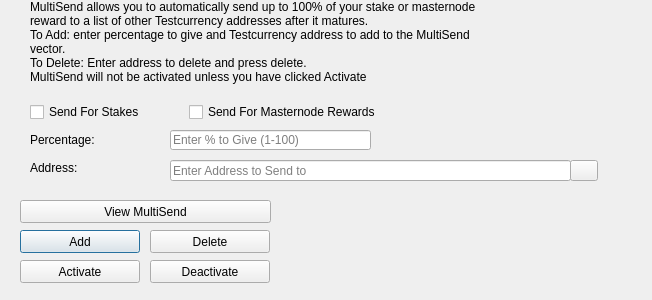
<?xml version="1.0" encoding="UTF-8"?>
<ui version="4.0">
 <class>MultiSendDialog</class>
 <widget class="QDialog" name="MultiSendDialog">
  <property name="windowModality">
   <enum>Qt::NonModal</enum>
  </property>
  <property name="geometry">
   <rect>
    <x>0</x>
    <y>0</y>
    <width>652</width>
    <height>300</height>
   </rect>
  </property>
  <property name="windowTitle">
   <string>MultiSend</string>
  </property>
  <widget class="QLineEdit" name="multiSendPercentEdit">
   <property name="geometry">
    <rect>
     <x>170</x>
     <y>130</y>
     <width>201</width>
     <height>20</height>
    </rect>
   </property>
   <property name="toolTip">
    <string>Enter whole numbers 1 - 100</string>
   </property>
   <property name="placeholderText">
    <string>Enter % to Give (1-100)</string>
   </property>
  </widget>
  <widget class="QLineEdit" name="multiSendAddressEdit">
   <property name="geometry">
    <rect>
     <x>170</x>
     <y>160</y>
     <width>401</width>
     <height>21</height>
    </rect>
   </property>
   <property name="toolTip">
    <string/>
   </property>
   <property name="placeholderText">
    <string>Enter Address to Send to</string>
   </property>
  </widget>
  <widget class="QLabel" name="label_2">
   <property name="geometry">
    <rect>
     <x>30</x>
     <y>0</y>
     <width>451</width>
     <height>121</height>
    </rect>
   </property>
   <property name="lineWidth">
    <number>1</number>
   </property>
   <property name="text">
    <string>MultiSend allows you to automatically send up to 100% of your stake or masternode reward to a list of other Testcurrency addresses after it matures.
To Add: enter percentage to give and Testcurrency address to add to the MultiSend vector.
To Delete: Enter address to delete and press delete.
MultiSend will not be activated unless you have clicked Activate</string>
   </property>
   <property name="alignment">
    <set>Qt::AlignLeading|Qt::AlignLeft|Qt::AlignTop</set>
   </property>
   <property name="wordWrap">
    <bool>true</bool>
   </property>
  </widget>
  <widget class="QLabel" name="message">
   <property name="geometry">
    <rect>
     <x>290</x>
     <y>200</y>
     <width>351</width>
     <height>91</height>
    </rect>
   </property>
   <property name="text">
    <string/>
   </property>
  </widget>
  <widget class="QPushButton" name="addButton">
   <property name="geometry">
    <rect>
     <x>20</x>
     <y>230</y>
     <width>120</width>
     <height>23</height>
    </rect>
   </property>
   <property name="toolTip">
    <string/>
   </property>
   <property name="statusTip">
    <string>Add to MultiSend Vector</string>
   </property>
   <property name="text">
    <string>Add</string>
   </property>
  </widget>
  <widget class="QPushButton" name="disableButton">
   <property name="geometry">
    <rect>
     <x>150</x>
     <y>260</y>
     <width>120</width>
     <height>23</height>
    </rect>
   </property>
   <property name="statusTip">
    <string>Deactivate MultiSend</string>
   </property>
   <property name="text">
    <string>Deactivate</string>
   </property>
  </widget>
  <widget class="QPushButton" name="addressBookButton">
   <property name="geometry">
    <rect>
     <x>570</x>
     <y>160</y>
     <width>28</width>
     <height>21</height>
    </rect>
   </property>
   <property name="toolTip">
    <string>Choose an address from the address book</string>
   </property>
   <property name="text">
    <string/>
   </property>
   <property name="icon">
    <iconset resource="../testcurrency.qrc">
     <normaloff>:/icons/address-book</normaloff>:/icons/address-book</iconset>
   </property>
   <property name="shortcut">
    <string>Alt+A</string>
   </property>
   <property name="autoDefault">
    <bool>false</bool>
   </property>
  </widget>
  <widget class="QLabel" name="label">
   <property name="geometry">
    <rect>
     <x>30</x>
     <y>130</y>
     <width>121</width>
     <height>20</height>
    </rect>
   </property>
   <property name="toolTip">
    <string>Percentage of stake to send</string>
   </property>
   <property name="text">
    <string>Percentage:</string>
   </property>
  </widget>
  <widget class="QLabel" name="label_5">
   <property name="geometry">
    <rect>
     <x>30</x>
     <y>160</y>
     <width>111</width>
     <height>16</height>
    </rect>
   </property>
   <property name="toolTip">
    <string>Address to send portion of stake to</string>
   </property>
   <property name="text">
    <string>Address:</string>
   </property>
  </widget>
  <widget class="QPushButton" name="deleteButton">
   <property name="geometry">
    <rect>
     <x>150</x>
     <y>230</y>
     <width>120</width>
     <height>23</height>
    </rect>
   </property>
   <property name="toolTip">
    <string/>
   </property>
   <property name="statusTip">
    <string>Delete Address From MultiSend Vector</string>
   </property>
   <property name="text">
    <string>Delete</string>
   </property>
  </widget>
  <widget class="QPushButton" name="activateButton">
   <property name="geometry">
    <rect>
     <x>20</x>
     <y>260</y>
     <width>120</width>
     <height>23</height>
    </rect>
   </property>
   <property name="statusTip">
    <string>Activate MultiSend</string>
   </property>
   <property name="text">
    <string>Activate</string>
   </property>
  </widget>
  <widget class="QPushButton" name="viewButton">
   <property name="geometry">
    <rect>
     <x>20</x>
     <y>200</y>
     <width>251</width>
     <height>23</height>
    </rect>
   </property>
   <property name="toolTip">
    <string/>
   </property>
   <property name="statusTip">
    <string>View MultiSend Vector</string>
   </property>
   <property name="text">
    <string>View MultiSend</string>
   </property>
  </widget>
  <widget class="QWidget" name="horizontalLayoutWidget">
   <property name="geometry">
    <rect>
     <x>30</x>
     <y>100</y>
     <width>351</width>
     <height>24</height>
    </rect>
   </property>
   <layout class="QHBoxLayout" name="horizontalLayout">
    <item>
     <widget class="QCheckBox" name="multiSendStakeCheckBox">
      <property name="text">
       <string>Send For Stakes</string>
      </property>
     </widget>
    </item>
    <item>
     <widget class="QCheckBox" name="multiSendMasternodeCheckBox">
      <property name="text">
       <string>Send For Masternode Rewards</string>
      </property>
     </widget>
    </item>
   </layout>
  </widget>
 </widget>
 <resources>
  <include location="../testcurrency.qrc"/>
 </resources>
 <connections/>
</ui>
